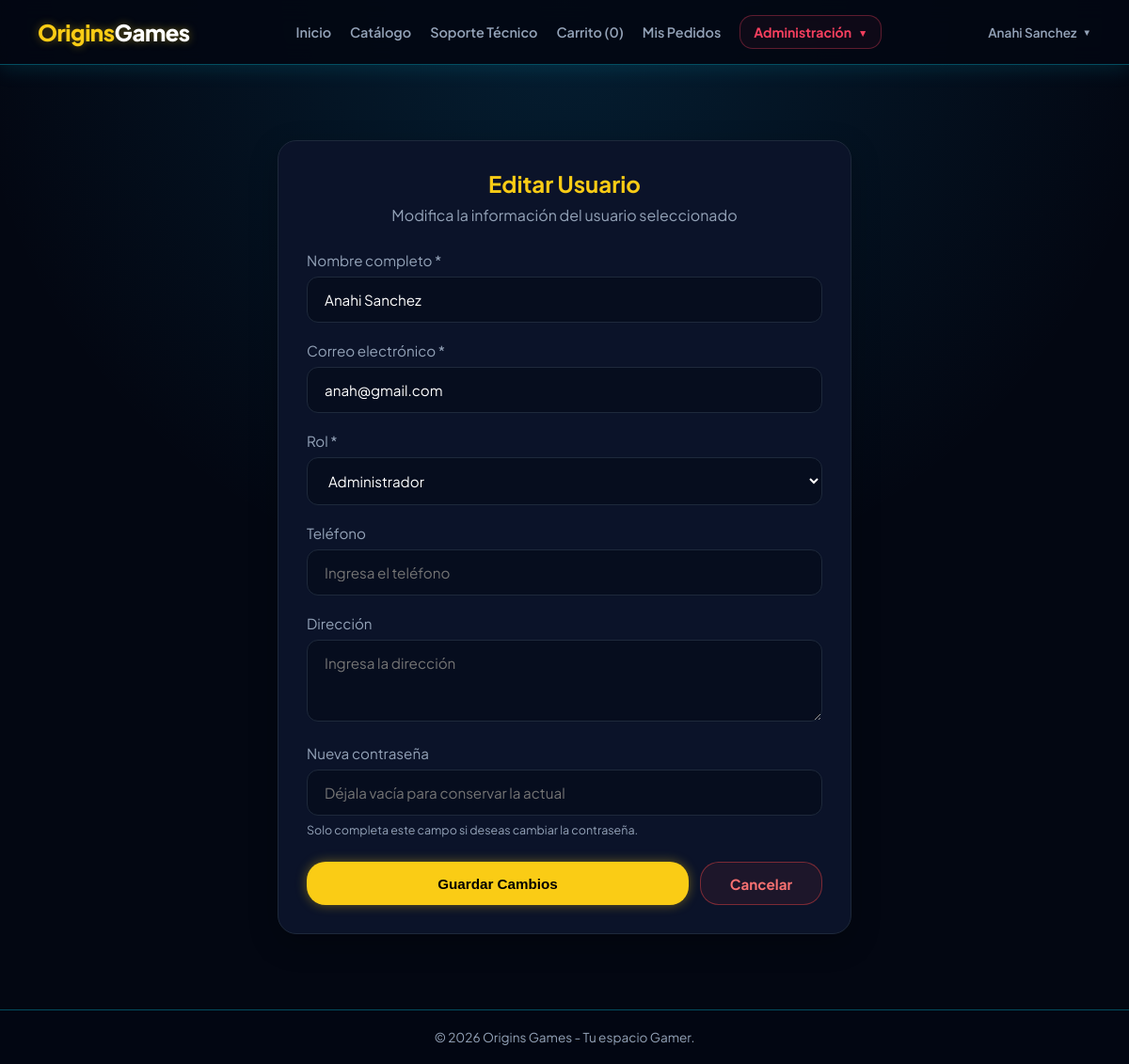
/usuario/edit?id=6 (signed in), run on an earlier commit of the app's database.
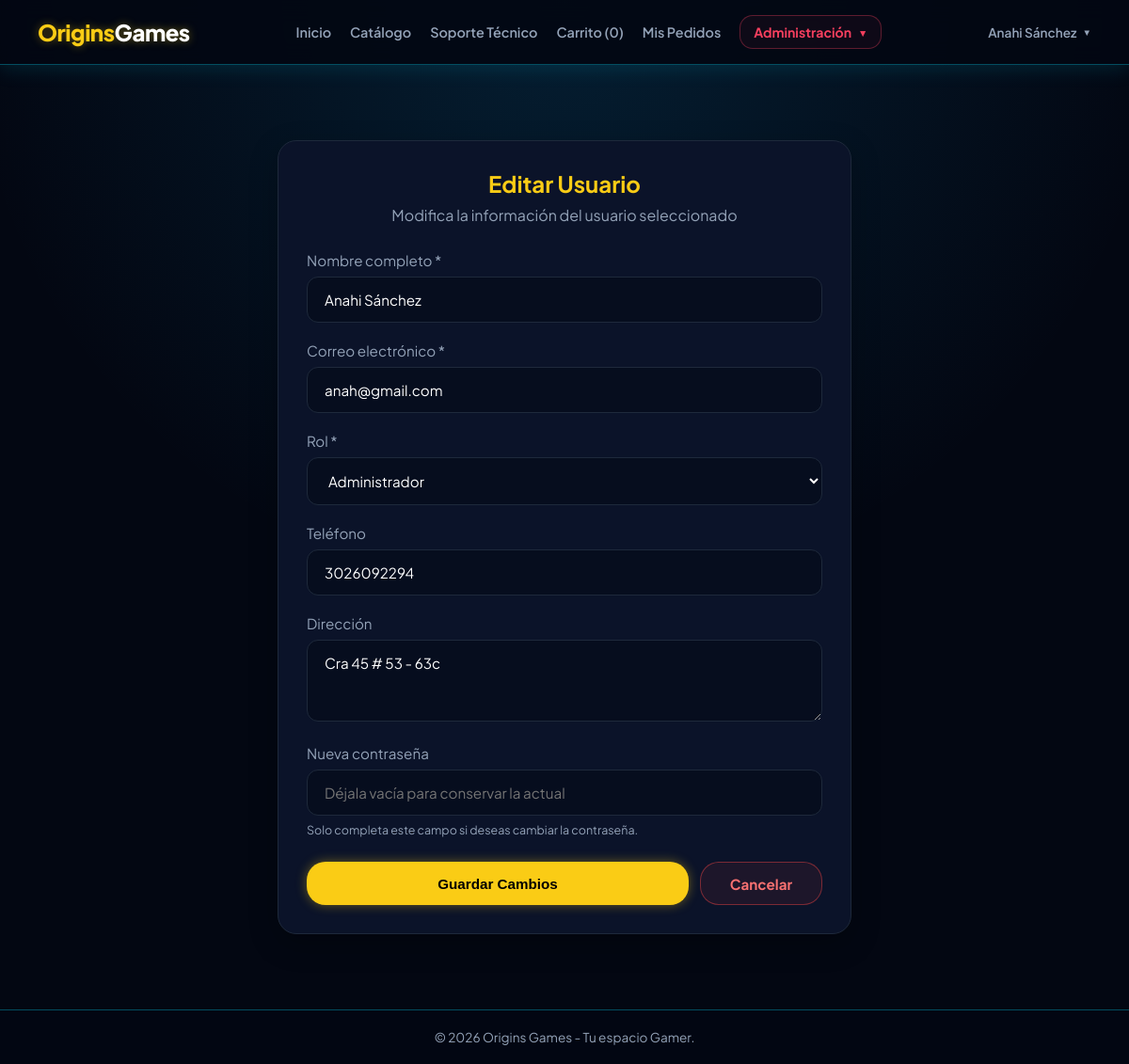
And on a later commit of the database.
### tables this page shows
CREATE TABLE `usuarios` (
  `id` int(11) NOT NULL,
  `rol_id` int(11) NOT NULL DEFAULT 2,
  `nombre` varchar(100) NOT NULL,
  `email` varchar(150) NOT NULL,
  `password` varchar(255) NOT NULL,
  `telefono` varchar(20) DEFAULT NULL,
  `direccion` text DEFAULT NULL,
  `creado_en` timestamp NOT NULL DEFAULT current_timestamp()
);

CREATE TABLE `roles` (
  `id` int(11) NOT NULL,
  `nombre` varchar(50) NOT NULL
);

### controllers/UsuarioController.php (called while the page is built, shortened)
<?php
require_once "models/Usuario.php";
require_once "config/AuthMiddleware.php";
class UsuarioController
{
    private $usuarioModel;
    public function __construct()
    {
        $this->usuarioModel = new Usuario();
    }
    public function edit($id = null)
    {
        $id = intval($id);
        $usuario = $this->usuarioModel->findById($id);
        $roles = $this->usuarioModel->getRoles();
        require_once "views/layouts/header.php";
        require_once "views/usuarios/editar-admin.php";
        require_once "views/layouts/footer.php";
    }
}

### config/AuthMiddleware.php (called while the page is built, shortened)
<?php
class AuthMiddleware {
    public static function isLogged() {
        return isset($_SESSION['usuario']);
    }
    public static function isAdmin() {
        $rolId = $_SESSION['usuario']['rol_id'] ?? null;
        $rol = $_SESSION['usuario']['rol'] ?? null;
        return $rolId == 1 || $rol === 'admin' || $rol === 'administrador';
    }
}

### config/database.php (called while the page is built)
<?php
class Database {
    private static $host = "localhost";
    private static $db_name = "origins_games";
    private static $username = "root";
    private static $password = "";
    private static $conn = null;
    public static function connect() {
        if (self::$conn === null) {
            try {
                self::$conn = new PDO(
                    "mysql:host=" . self::$host . ";dbname=" . self::$db_name . ";charset=utf8mb4",
                    self::$username,
                    self::$password,
                    [
                        PDO::ATTR_ERRMODE => PDO::ERRMODE_EXCEPTION,
                        PDO::ATTR_DEFAULT_FETCH_MODE => PDO::FETCH_ASSOC,
                        PDO::ATTR_EMULATE_PREPARES => false
                    ]
                );
            } catch (PDOException $e) {
                die("Error de Conexión: " . $e->getMessage());
            }
        }
        return self::$conn;
    }
}

### models/Usuario.php (called while the page is built, shortened)
<?php
require_once __DIR__ . '/../config/database.php';
class Usuario {
    private $db;
    public function __construct() {
        $this->db = Database::connect();
    }
    public function findById($id) {
        $stmt = $this->db->prepare("SELECT u.*, r.nombre AS rol_nombre FROM usuarios u INNER JOIN roles r ON u.rol_id = r.id WHERE u.id = :id");
        $stmt->execute([':id' => $id]);
        return $stmt->fetch();
    }
    public function getRoles() {
        $stmt = $this->db->query("SELECT * FROM roles");
        return $stmt->fetchAll();
    }
}

### views/usuarios/editar-admin.php (the view, shortened to what the changed rows need)
<div
    style="
        max-width: 650px;
        margin: 40px auto;
        padding: 0 20px;
    "
>
    <div
        style="
            background: var(--bg-card);
            border: 1px solid var(--border-card);
            border-radius: 20px;
            padding: 30px;
            box-shadow: 0 10px 30px rgba(0,0,0,.25);
        "
    >
        <div
            style="
                text-align: center;
                margin-bottom: 28px;
            "
        >
            <h2
                style="
                    color: var(--yellow-accent);
                    margin-bottom: 8px;
                "
            >
                Editar Usuario
            </h2>
            <p
                style="
                    color: var(--text-secondary);
                    margin: 0;
                "
            >
                Modifica la información del usuario seleccionado
            </p>
        </div>
        <form
            action="/origins_games/usuario/edit?id=<?= urlencode($usuario['id']) ?>"
            method="POST"
        >
            <div class="form-group">
                <label for="nombre">
                    Nombre completo *
                </label>
                <input
                    type="text"
                    id="nombre"
                    name="nombre"
                    value="<?= htmlspecialchars(
                        $usuario['nombre'] ?? ''
                    ) ?>"
                    required
                >
            </div>
            <div class="form-group">
                <label for="email">
                    Correo electrónico *
                </label>
                <input
                    type="email"
                    id="email"
                    name="email"
                    value="<?= htmlspecialchars(
                        $usuario['email'] ?? ''
                    ) ?>"
                    required
                >
            </div>
            <div class="form-group">
                <label for="rol_id">
                    Rol *
                </label>
                <select
                    id="rol_id"
                    name="rol_id"
                    required
                >
                    <?php foreach ($roles as $rol): ?>
                        <option
                            value="<?= (int) $rol['id'] ?>"
                            <?= (
                                (int) $usuario['rol_id'] ===
                                (int) $rol['id']
                            ) ? 'selected' : '' ?>
                        >
                            <?= htmlspecialchars($rol['nombre']) ?>
                        </option>
                    <?php endforeach; ?>
                </select>
            </div>
            <div class="form-group">
                <label for="telefono">
                    Teléfono
                </label>
                <input
                    type="text"
                    id="telefono"
                    name="telefono"
                    value="<?= htmlspecialchars(
                        $usuario['telefono'] ?? ''
                    ) ?>"
                    placeholder="Ingresa el teléfono"
                >
            </div>
            <div class="form-group">
                <label for="direccion">
                    Dirección
                </label>
                <textarea
                    id="direccion"
                    name="direccion"
                    rows="3"
                    placeholder="Ingresa la dirección"
                ><?= htmlspecialchars(
                    $usuario['direccion'] ?? ''
                ) ?></textarea>
            </div>
            <div class="form-group">
                <label for="password">
                    Nueva contraseña
                </label>
                <input
                    type="password"
                    id="password"
                    name="password"
                    autocomplete="new-password"
                    placeholder="Déjala vacía para conservar la actual"
                >
                <small
                    style="
                        display: block;
                        margin-top: 7px;
                        color: var(--text-secondary);
                        font-size: .78rem;
                    "
                >
                    Solo completa este campo si deseas cambiar la contraseña.
                </small>
            </div>
            <div
                style="
                    display: flex;
                    gap: 12px;
                    margin-top: 26px;
                    width: 100%;
                "
            >
                <button
                    type="submit"
                    class="btn btn-primary"
                    style="
                        width: auto !important;
                        flex: 1;
                        min-height: 46px;
                        margin: 0;
                    "
                >
                    Guardar Cambios
                </button>
                <a
                    href="/origins_games/usuario"
                    class="btn"
                    style="
                        width: auto !important;
                        min-width: 130px;
                        min-height: 46px;
                        display: inline-flex !important;
                        align-items: center;
                        justify-content: center;
                        padding: 12px 20px;
                        background: rgba(239, 68, 68, .08);
                        color: #f87171 !important;
                        border: 1px solid rgba(239, 68, 68, .45);
                        border-radius: 20px;
                        font-size: .95rem;
                        font-weight: 700;
                        text-decoration: none !important;
                        transition: all .2s ease;
                    "
                    onmouseover="
                        this.style.background='rgba(239, 68, 68, .18)';
                        this.style.borderColor='#ef4444';
                        this.style.color='#ffffff';
                        this.style.transform='translateY(-2px)';
                    "
                    onmouseout="
                        this.style.background='rgba(239, 68, 68, .08)';
                        this.style.borderColor='rgba(239, 68, 68, .45)';
                        this.style.color='#f87171';
                        this.style.transform='translateY(0)';
                    "
                >
                    Cancelar
                </a>
            </div>
        </form>
    </div>
</div>

### views/layouts/header.php (shortened to what the changed rows need)
<?php
require_once __DIR__ . '/../../config/AuthMiddleware.php';
$cant_carrito = 0;
?>
<!DOCTYPE html>
<html lang="es">
<head>
</head>
<body>
<header class="navbar">
    <a
        href="/origins_games/home"
        class="logo"
    >
        Origins<span>Games</span>
    </a>
    <nav class="nav-links">
        <a href="/origins_games/home">
            Inicio
        </a>
        <a href="/origins_games/producto">
            Catálogo
        </a>
        <a href="/origins_games/cita">
            Soporte Técnico
        </a>
        <a href="/origins_games/carrito">
            Carrito (<?= $cant_carrito ?>)
        </a>
        <?php if (AuthMiddleware::isLogged()): ?>
            <a href="/origins_games/mis-pedidos">
                Mis Pedidos
            </a>
        <?php endif; ?>
        <?php if (AuthMiddleware::isAdmin()): ?>
            <div class="admin-menu">
                <a
                    href="#"
                    class="admin-menu-button"
                    onclick="return false;"
                >
                    Administración
                    <span class="admin-arrow">
                        ▼
                    </span>
                </a>
            </div>
        <?php endif; ?>
    </nav>
    <div class="auth-buttons">
        <?php if (AuthMiddleware::isLogged()): ?>
            <div class="user-profile-menu">
                <a
                    href="#"
                    class="user-profile-button"
                    onclick="return false;"
                >
                    <?= htmlspecialchars(
                        $_SESSION['usuario']['nombre'] ?? 'Usuario'
                    ) ?>
                    <span class="user-profile-arrow">
                        ▼
                    </span>
                </a>
            </div>
        <?php endif; ?>
    </div>
</header>
<main class="container">

What changed in the data, as far as the page shows it:
changed usuarios "anah@gmail.com": nombre "Anahi Sanchez" → "Anahi Sánchez"; telefono (not shown) → "3026092294"; direccion (not shown) → "Cra 45 # 53 - 63c"
Also different on the page:
$_SESSION['usuario']['nombre']: "Anahi Sanchez" → "Anahi Sánchez"
